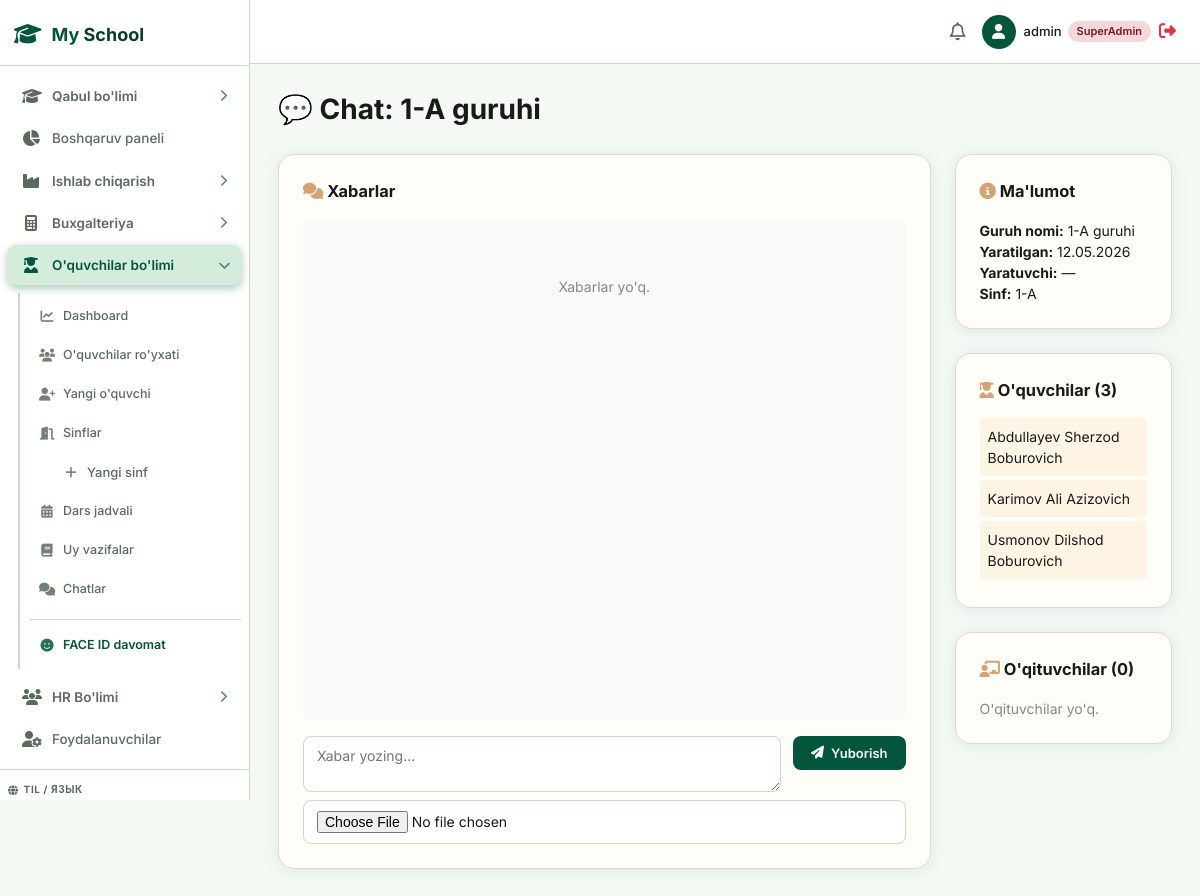
The app's page /students/chat/1/ (signed in) with its own data.
### students/models.py (models this page shows, shortened)
class ChatGroup(models.Model):
    GROUP_TYPE_CHOICES = [
        ('classroom', 'Sinf guruhi'),
        ('subject', 'Fan guruhi'),
        ('custom', 'Maxsus guruh'),
    ]
    name = models.CharField(max_length=200)
    group_type = models.CharField(max_length=20, choices=GROUP_TYPE_CHOICES, default='custom')
    created_by = models.ForeignKey(User, on_delete=models.SET_NULL, null=True, related_name='created_chats')
    classroom = models.ForeignKey(Classroom, null=True, blank=True, on_delete=models.SET_NULL, related_name='chat_groups')
    subject = models.ForeignKey(Subject, null=True, blank=True, on_delete=models.SET_NULL, related_name='chat_groups')
    students = models.ManyToManyField(Student, blank=True, related_name='chat_groups')
    members = models.ManyToManyField(User, blank=True, related_name='chat_groups')
    created_at = models.DateTimeField(auto_now_add=True)
    is_active = models.BooleanField(default=True)

class Classroom(models.Model):
    name = models.CharField(max_length=100)  # e.g. "5-A"
    grade = models.ForeignKey(Grade, on_delete=models.PROTECT, related_name='classrooms')
    academic_year = models.ForeignKey(AcademicYear, on_delete=models.PROTECT, related_name='classrooms')
    homeroom_teacher = models.ForeignKey(User, null=True, blank=True, on_delete=models.SET_NULL, related_name='homeroom_classes')
    capacity = models.IntegerField(default=30)
    class Meta:
        ordering = ['grade__sort_order', 'name']
        unique_together = ['name', 'academic_year']

class Student(models.Model):
    GENDER_CHOICES = [('M', "O'g'il"), ('F', 'Qiz')]
    first_name = models.CharField(max_length=100)
    last_name = models.CharField(max_length=100)
    middle_name = models.CharField(max_length=100, blank=True)
    gender = models.CharField(max_length=1, choices=GENDER_CHOICES)
    birth_date = models.DateField()
    passport_or_id = models.CharField(max_length=50, blank=True, help_text="Metrika yoki ID karta raqami")
    erp_number = models.CharField(max_length=50, blank=True, help_text="ERP maktab tizimidagi raqam")
    photo = models.ImageField(upload_to='students/photos/', null=True, blank=True)
    classroom = models.ForeignKey(Classroom, null=True, blank=True, on_delete=models.SET_NULL, related_name='students')
    parents = models.ManyToManyField(Parent, blank=True, related_name='children')
    address = models.TextField(blank=True)
    medical_notes = models.TextField(blank=True)
    is_active = models.BooleanField(default=True)
    enrolled_date = models.DateField(default=timezone.now)
    created_at = models.DateTimeField(auto_now_add=True)
    class Meta:
        ordering = ['last_name', 'first_name']
    @property
    def full_name(self):
        return f"{self.last_name} {self.first_name} {self.middle_name}".strip()

### students/views.py (the view, shortened to what this page needs)
# urls.py: path('chat/<int:pk>/', views.chat_detail, name='students_chat_detail'),
@login_required
@students_required
def chat_detail(request, pk):
    chat = get_object_or_404(
        ChatGroup.objects.select_related('created_by', 'classroom'),
        pk=pk
    )
    messages_list = chat.messages.select_related('sender').order_by('sent_at')
    context = {
        'chat': chat,
        'messages': messages_list,
        'page_title': f'Chat: {chat.name}',
    }
    return render(request, 'students/chat_detail.html', context)

### students/views.py (called while the page is built)
def _is_students_staff(user):
    if user.is_superuser:
        return True
    return user.groups.filter(name__in=['students_agent', 'students_manager', 'enrollment_agent', 'enrollment_manager']).exists()

### templates/students/chat_detail.html (shortened to what this page needs)
{% extends 'base.html' %}
{% block content %}
<h1 style="font-size:28px;margin-bottom:24px;">💬 Chat: {{ chat.name }}</h1>
<div style="display:grid;grid-template-columns:3fr 1fr;gap:24px;">
  <div class="card" style="background:#fffdf7;border:1px solid #e2d9cf;border-radius:16px;padding:24px;">
    <h3 style="margin-bottom:16px;"><i class="fa-solid fa-comments" style="color:#D4A373;"></i> Xabarlar</h3>
    <div id="messages-container" style="height:500px;overflow-y:auto;padding:16px;background:#f9f9f9;border-radius:8px;margin-bottom:16px;">
      {% for msg in messages %}
      <div style="margin-bottom:16px;padding:12px;background:{% if msg.sender == request.user %}#e3f2fd{% else %}#fff{% endif %};border-radius:8px;{% if not msg.is_read_by_admin %}border-left:4px solid #D4A373;{% endif %}">
        <div style="display:flex;justify-content:space-between;margin-bottom:8px;">
          <strong style="color:#D4A373;">{{ msg.sender.username }}</strong>
          <small style="color:#999;">{{ msg.sent_at|date:"d.m.Y H:i" }}</small>
        </div>
        <p style="margin:0;">{{ msg.text }}</p>
        {% if msg.file %}
        <a href="{{ msg.file.url }}" target="_blank" style="display:inline-block;margin-top:8px;color:#2a5ec0;">
          <i class="fa-solid fa-paperclip"></i> Fayl
        </a>
        {% endif %}
      </div>
      {% empty %}
      <p style="color:#888;text-align:center;padding:40px;">Xabarlar yo'q.</p>
      {% endfor %}
    </div>
    <form method="post" enctype="multipart/form-data">
      <div style="display:grid;grid-template-columns:1fr auto;gap:12px;">
        <textarea name="text" class="form-control" rows="2" placeholder="Xabar yozing..." required></textarea>
        <button type="submit" class="btn btn-primary" style="height:fit-content;"><i class="fa-solid fa-paper-plane"></i> Yuborish</button>
      </div>
      <div style="margin-top:8px;">
        <input type="file" name="file" class="form-control">
      </div>
    </form>
  </div>
  <div>
    <div class="card" style="background:#fffdf7;border:1px solid #e2d9cf;border-radius:16px;padding:24px;margin-bottom:24px;">
      <h3 style="margin-bottom:16px;"><i class="fa-solid fa-info-circle" style="color:#D4A373;"></i> Ma'lumot</h3>
      <p><strong>Guruh nomi:</strong> {{ chat.name }}</p>
      <p><strong>Yaratilgan:</strong> {{ chat.created_at|date:"d.m.Y" }}</p>
      <p><strong>Yaratuvchi:</strong> {{ chat.created_by|default:"—" }}</p>
      {% if chat.classroom %}
      <p><strong>Sinf:</strong> {{ chat.classroom.name }}</p>
      {% endif %}
    </div>
    <div class="card" style="background:#fffdf7;border:1px solid #e2d9cf;border-radius:16px;padding:24px;margin-bottom:24px;">
      <h3 style="margin-bottom:16px;"><i class="fa-solid fa-user-graduate" style="color:#D4A373;"></i> O'quvchilar ({{ chat.students.count }})</h3>
      {% for student in chat.students.all %}
      <div style="padding:8px;background:#fef4e4;border-radius:4px;margin-bottom:4px;">
        <a href="{% url 'students_detail' student.pk %}">{{ student.full_name }}</a>
      </div>
      {% empty %}
      <p style="color:#888;">O'quvchilar yo'q.</p>
      {% endfor %}
    </div>
    <div class="card" style="background:#fffdf7;border:1px solid #e2d9cf;border-radius:16px;padding:24px;">
      <h3 style="margin-bottom:16px;"><i class="fa-solid fa-chalkboard-user" style="color:#D4A373;"></i> O'qituvchilar ({{ chat.members.count }})</h3>
      {% for member in chat.members.all %}
      <div style="padding:8px;background:#fef4e4;border-radius:4px;margin-bottom:4px;">
        {{ member.username }}
      </div>
      {% empty %}
      <p style="color:#888;">O'qituvchilar yo'q.</p>
      {% endfor %}
    </div>
  </div>
</div>
{% endblock %}

### templates/base.html (shortened to what this page needs)
{% load static %}
<!DOCTYPE html>
<html lang="uz">
<head>
    <link rel="stylesheet" href="https://cdnjs.cloudflare.com/ajax/libs/font-awesome/6.4.0/css/all.min.css">
    <link rel="stylesheet" href="{% static 'css/style.css' %}?v=5">
</head>
<body>
    <div class="app-container">
        <aside class="sidebar" id="appSidebar">
            <div class="sidebar-header">
                <div class="logo-icon"><i class="fa-solid fa-graduation-cap"></i></div>
                <h2>My <span class="highlight">School</span></h2>
            </div>
            <ul class="nav-links">
                {% if is_superadmin or is_enrollment or is_callcentre %}
                <li class="nav-group">
                    <div class="nav-group__head {% if '/enrollment/' in request.path %}active{% endif %}" onclick="toggleSubMenu(this)">
                        <span style="display:flex;align-items:center;gap:12px;">
                            <i class="fa-solid fa-graduation-cap icon-left"></i>
                            <span>Qabul bo'limi</span>
                        </span>
                        <i class="fa-solid fa-chevron-right arrow"></i>
                    </div>
                </li>
                {% endif %}
                {% if is_superadmin %}
                <li>
                    <a href="/" class="{% if request.path == '/' %}active{% endif %}">
                        <i class="fa-solid fa-chart-pie"></i>
                        <span>Boshqaruv paneli</span>
                    </a>
                </li>
                <li class="nav-group">
                    <div class="nav-group__head {% if '/production/' in request.path %}active{% endif %}" onclick="toggleSubMenu(this)">
                        <span style="display:flex;align-items:center;gap:12px;">
                            <i class="fa-solid fa-industry icon-left"></i>
                            <span>Ishlab chiqarish</span>
                        </span>
                        <i class="fa-solid fa-chevron-right arrow"></i>
                    </div>
                </li>
                <li class="nav-group">
                    <div class="nav-group__head {% if '/accounting/' in request.path %}active{% endif %}" onclick="toggleSubMenu(this)">
                        <span style="display:flex;align-items:center;gap:12px;">
                            <i class="fa-solid fa-calculator icon-left"></i>
                            <span>Buxgalteriya</span>
                        </span>
                        <i class="fa-solid fa-chevron-right arrow"></i>
                    </div>
                </li>
                <li class="nav-group">
                    <div class="nav-group__head {% if '/students/' in request.path %}active{% endif %}" onclick="toggleSubMenu(this)">
                        <span style="display:flex;align-items:center;gap:12px;">
                            <i class="fa-solid fa-user-graduate icon-left"></i>
                            <span>O'quvchilar bo'limi</span>
                        </span>
                        <i class="fa-solid fa-chevron-right arrow"></i>
                    </div>
                    <ul class="nav-sub {% if '/students/' in request.path %}open{% endif %}">
                        <li><a href="/students/" class="{% if request.path == '/students/' %}active{% endif %}"><i class="fa-solid fa-chart-line"></i><span>Dashboard</span></a></li>
                        <li><a href="/students/list/" class="{% if '/students/list' in request.path %}active{% endif %}"><i class="fa-solid fa-users"></i><span>O'quvchilar ro'yxati</span></a></li>
                        <li><a href="/students/new/" class="{% if '/students/create' in request.path %}active{% endif %}"><i class="fa-solid fa-user-plus"></i><span>Yangi o'quvchi</span></a></li>
                        <li><a href="/students/classrooms/" class="{% if '/students/classrooms' in request.path %}active{% endif %}"><i class="fa-solid fa-door-open"></i><span>Sinflar</span></a></li>
                        <li><a href="/students/classrooms/new/" class="" style="padding-left:32px;font-size:13px;"><i class="fa-solid fa-plus"></i><span>Yangi sinf</span></a></li>
                        <li><a href="/students/schedule/" class="{% if '/students/schedule' in request.path %}active{% endif %}"><i class="fa-solid fa-calendar-days"></i><span>Dars jadvali</span></a></li>
                        <li><a href="/students/homework/" class="{% if '/students/homework/list' in request.path %}active{% endif %}"><i class="fa-solid fa-book"></i><span>Uy vazifalar</span></a></li>
                        <li><a href="/students/chat/" class="{% if '/students/chat/list' in request.path %}active{% endif %}"><i class="fa-solid fa-comments"></i><span>Chatlar</span></a></li>
                        <li style="margin-top:8px;padding-top:8px;border-top:1px solid var(--border);">
                            <a href="/faceid/students/" class="{% if '/faceid/students' in request.path %}active{% endif %}" style="color:var(--primary);font-weight:600;">
                                <i class="fa-solid fa-face-smile" style="color:var(--primary);"></i><span>FACE ID davomat</span>
                            </a>
                        </li>
                    </ul>
                </li>
                <li class="nav-group">
                    <div class="nav-group__head {% if '/hr/' in request.path %}active{% endif %}" onclick="toggleSubMenu(this)">
                        <span style="display:flex;align-items:center;gap:12px;">
                            <i class="fa-solid fa-users icon-left"></i>
                            <span>HR Bo'limi</span>
                        </span>
                        <i class="fa-solid fa-chevron-right arrow"></i>
                    </div>
                </li>
                <li>
                    <a href="/admin-users/" class="{% if '/admin-users/' in request.path %}active{% endif %}">
                        <i class="fa-solid fa-user-gear"></i>
                        <span>Foydalanuvchilar</span>
                    </a>
                </li>
                {% endif %}
            </ul>
            <div class="sidebar-footer">
                <div class="lang-label"><i class="fa-solid fa-globe"></i> <span>Til / Язык</span></div>
            </div>
        </aside>
        <main class="main-content">
            <header class="topbar">
                <div class="topbar-actions">
                    <button class="icon-btn"><i class="fa-regular fa-bell"></i></button>
                    <div class="user-profile">
                        <div class="avatar"><i class="fa-solid fa-user"></i></div>
                        <span class="user-name">
                            {{ request.user.username }}
                            {% if is_superadmin %}<span class="badge badge-danger" style="font-size:11px;">SuperAdmin</span>
                            {% elif user_branch %}<span class="badge badge-info" style="font-size:11px;">{{ user_branch.name }}</span>
                            {% elif request.user.groups.all.0 %}<span class="badge badge-warning" style="font-size:11px;">{{ request.user.groups.all.0.name }}</span>
                            {% endif %}
                        </span>
                        <a href="/logout/" style="color:#dc3545;font-size:17px;" title="Chiqish">
                            <i class="fa-solid fa-right-from-bracket"></i>
                        </a>
                    </div>
                </div>
            </header>
            <div class="content-wrapper">
                {% block content %}{% endblock %}
            </div>
        </main>
    </div>
</body>
</html>

### templates/base.html (style rules this page uses)
body { top: 0 !important; }

### records on screen
ChatGroup: name "1-A guruhi", created_at "12.05.2026", created_by "—", classroom.name "1-A", students.count "3", members.count "0"
Student: full_name "Abdullayev Sherzod Boburovich"
Student: full_name "Karimov Ali Azizovich"
Student: full_name "Usmonov Dilshod Boburovich"

### other values on screen
{{ request.user.username }} "admin"
